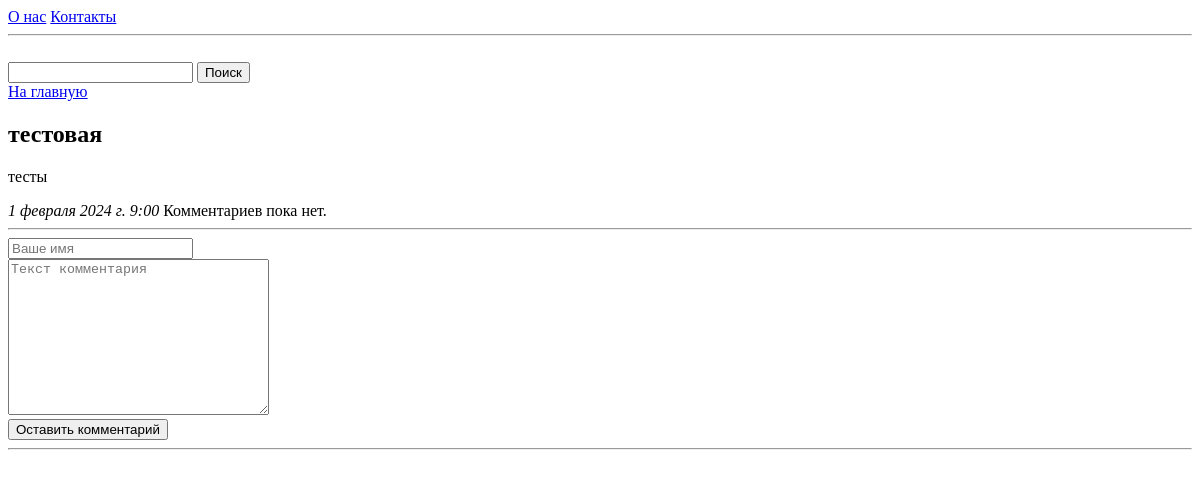
The app's page /article/6, older data.
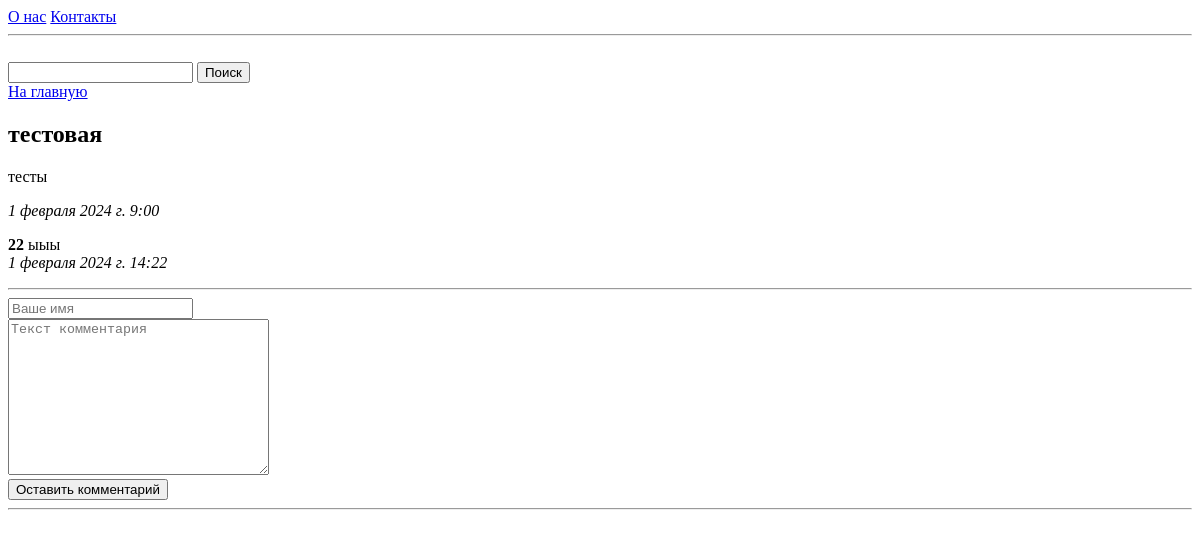
The same page, newer data.
### articles/models.py (models this page shows, shortened)
class News_article(models.Model):
    news_title = models.CharField('заголовое новости', max_length=256)
    news_text = models.TextField('текст новости')
    news_date = models.DateTimeField('дата добавления', auto_now_add=True)
    class Meta:
        verbose_name = 'Новость'
        verbose_name_plural = 'Новости'

class News_comment(models.Model):
    comment = models.ForeignKey(News_article, on_delete=models.CASCADE)
    comment_author = models.CharField('имя автора', max_length=256)
    comment_text = models.TextField('текст комментария')
    comment_date = models.DateTimeField('дата комментария', auto_now_add=True)
    class Meta:
        verbose_name = 'Комментарий'
        verbose_name_plural = 'Комментарии'

### articles/views.py (the view)
# urls.py: path('article/<int:pk>', views.article, name='article'),
def article(request, pk):
    try:
        a = News_article.objects.get(id=pk)
    except:
        raise Http404('Новость не найдена.')
    comments = a.news_comment_set.order_by('-id')[:10]
    return render(request, 'article.html', {'news': a, 'comments': comments})

### articles/templates/article.html (shortened to what this page needs)
{% extends 'home.html' %}
{% block content %}
<a href="/">На главную</a>
<h2>{{ news.news_title }}</h2>
<p>{{ news.news_text }}</p>
<em>{{ news.news_date }}</em>
{% if comments %}
{% for c in comments %}
<p>
    <strong>{{ c.comment_author }}</strong>
    {{ c.comment_text }}<br>
    <em>{{ c.comment_date }}</em>
</p>
{% endfor %}
{% else %}
Комментариев пока нет.
{% endif %}
<hr>
<form action="{% url 'news:comment' news.id %}" method="POST">
    <input type="text" required placeholder="Ваше имя" name="name"><br>
    <textarea name="text" required placeholder="Текст комментария" cols="30" rows="10"></textarea><br>
    <button type="submit">Оставить комментарий</button>
</form>
<hr>
{% endblock %}

### articles/templates/home.html (shortened to what this page needs)
<!DOCTYPE html>
<html lang="ru">
<head>
</head>
<body>
    <a href="/about-us">О нас</a>
    <a href="/contact-us">Контакты</a>
    <br>
    <hr><br>
    <form action="search" method="POST">
        <input type="text" name="search_article">
        <button>Поиск</button>
    </form>
    {% block content %}{% endblock %}
</body>
</html>

Row changes from the older to the newer data that the page shows:
added News_comment: comment_author "22", comment_text "ыыы", comment_date "1 февраля 2024 г. 14:22"
Text that changed along with them:
text no longer shown: "Комментариев пока нет."
